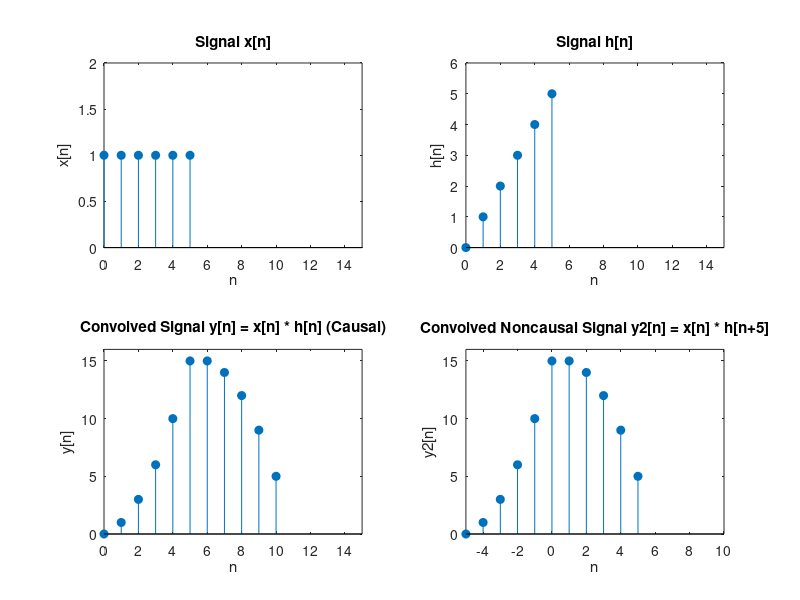

The MATLAB script that drew this image:
% x[n]
n_x = 0:5;
x = ones(1, length(n_x));  % x[n] is 1 for 0 <= n <= 5

% h[n] for 0 <= n <= 5
h = n_x;  % h[n] = n for 0 <= n <= 5

% Perform convolution of x[n] with h[n]
y = conv(x, h);

% Define the time index for y[n] after convolution
n_y = 0:(length(y)-1);

% Noncausal h[n+5], shifted to the right by 5 units
h_2 = [zeros(1,5), h];  % Prepend five zeros to shift h to the right

% Perform convolution of x[n] with noncausal h[n+5]
y2 = conv(x, h_2);
n_y2 = 0:(length(y2)-1);  % Start at 0 because MATLAB indexing starts at 1

% Plotting
figure;

% Plot x[n]
subplot(2, 2, 1);
stem(n_x, x, 'filled');
title('Signal x[n]');
xlabel('n');
ylabel('x[n]');
axis([n_y2(1) n_y2(end) 0 max(x)+1]);

% Plot h[n]
subplot(2, 2, 2);
stem(n_x, h, 'filled');
title('Signal h[n]');
xlabel('n');
ylabel('h[n]');
axis([n_y2(1) n_y2(end) 0 max(h)+1]);

% Plot the convolved signal y[n] (causal)
subplot(2, 2, 3);
stem(n_y, y, 'filled');
title('Convolved Signal y[n] = x[n] * h[n] (Causal)');
xlabel('n');
ylabel('y[n]');
axis([n_y2(1) n_y2(end) 0 max(y)+1]);

% Plot the convolved signal y2[n] (noncausal)
subplot(2, 2, 4);
stem(n_y2-10, y2, 'filled');  % Subtract 5 to align with the noncausal system
title('Convolved Noncausal Signal y2[n] = x[n] * h[n+5]');
xlabel('n');
ylabel('y2[n]');
axis([n_y2(1)-5 n_y2(end)-5 0 max(y2)+1]);  % Adjust axis limits for the shift
